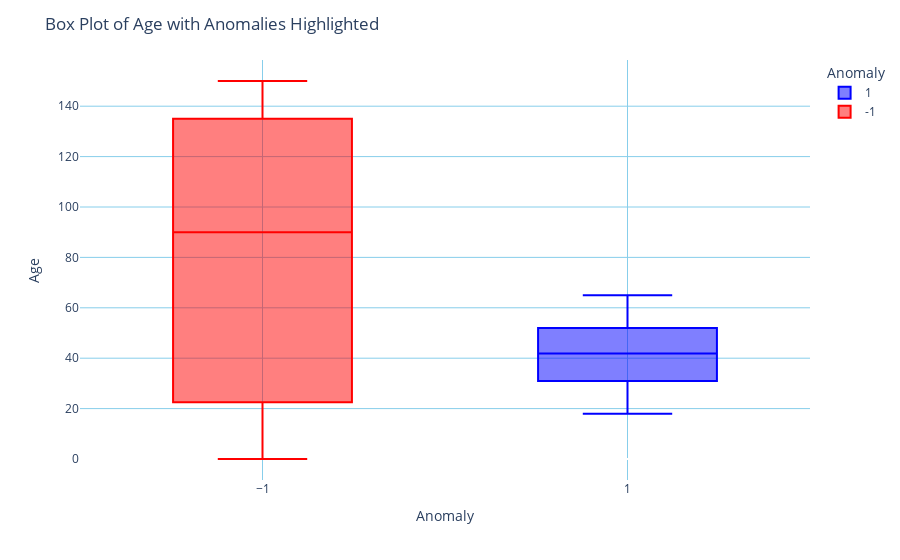

Here is the notebook cell this chart was saved with:
### Markdown cell above
> Box Plot for Isolation Forest

### Code cell
box_fig = px.box(df, x='anomaly', y='age', color='anomaly',
                 color_discrete_map={1: 'blue', -1: 'red'},
                 labels={'anomaly': 'Anomaly', 'age': 'Age'})

box_fig.update_layout(
    title='Box Plot of Age with Anomalies Highlighted',
    xaxis_title='Anomaly',
    yaxis_title='Age',
    showlegend=True,
    plot_bgcolor='rgba(0,0,0,0)',  # Remove background color
    xaxis=dict(showgrid=True, gridwidth=1, gridcolor='skyblue'),  # Add x-axis gridlines
    yaxis=dict(showgrid=True, gridwidth=1, gridcolor='skyblue'),  # Add y-axis gridlines
)
box_fig.show()

### Figure 1 — Plotly figure (JSON) as saved in the notebook; plotly's stock layout.template omitted (floating-point values rounded to 4 significant figures; data arrays with more than 128 entries replaced by an {"elided": "..."} marker saying what was removed)
{"data": [{"alignmentgroup": "True", "hovertemplate": "Anomaly=%{x}<br>Age=%{y}<extra></extra>", "legendgroup": "1", "marker": {"color": "blue"}, "name": "1", "notched": false, "offsetgroup": "1", "orientation": "v", "showlegend": true, "type": "box", "x": {"elided": "997 int values"}, "x0": " ", "xaxis": "x", "y": {"elided": "997 float values"}, "y0": " ", "yaxis": "y"}, {"alignmentgroup": "True", "hovertemplate": "Anomaly=%{x}<br>Age=%{y}<extra></extra>", "legendgroup": "-1", "marker": {"color": "red"}, "name": "-1", "notched": false, "offsetgroup": "-1", "orientation": "v", "showlegend": true, "type": "box", "x": [-1, -1, -1], "x0": " ", "xaxis": "x", "y": [150, 0, 90], "y0": " ", "yaxis": "y"}], "layout": {"autosize": true, "boxmode": "overlay", "legend": {"title": {"text": "Anomaly"}, "tracegroupgap": 0}, "margin": {"t": 60}, "plot_bgcolor": "rgba(0, 0, 0, 0)", "showlegend": true, "title": {"text": "Box Plot of Age with Anomalies Highlighted"}, "xaxis": {"anchor": "y", "autorange": true, "categoryarray": [1, -1], "categoryorder": "array", "domain": [0, 1], "gridcolor": "skyblue", "gridwidth": 1, "range": [-2, 2], "showgrid": true, "title": {"text": "Anomaly"}, "type": "linear"}, "yaxis": {"anchor": "x", "autorange": true, "domain": [0, 1], "gridcolor": "skyblue", "gridwidth": 1, "range": [-8.333, 158.3], "showgrid": true, "title": {"text": "Age"}, "type": "linear"}}}
